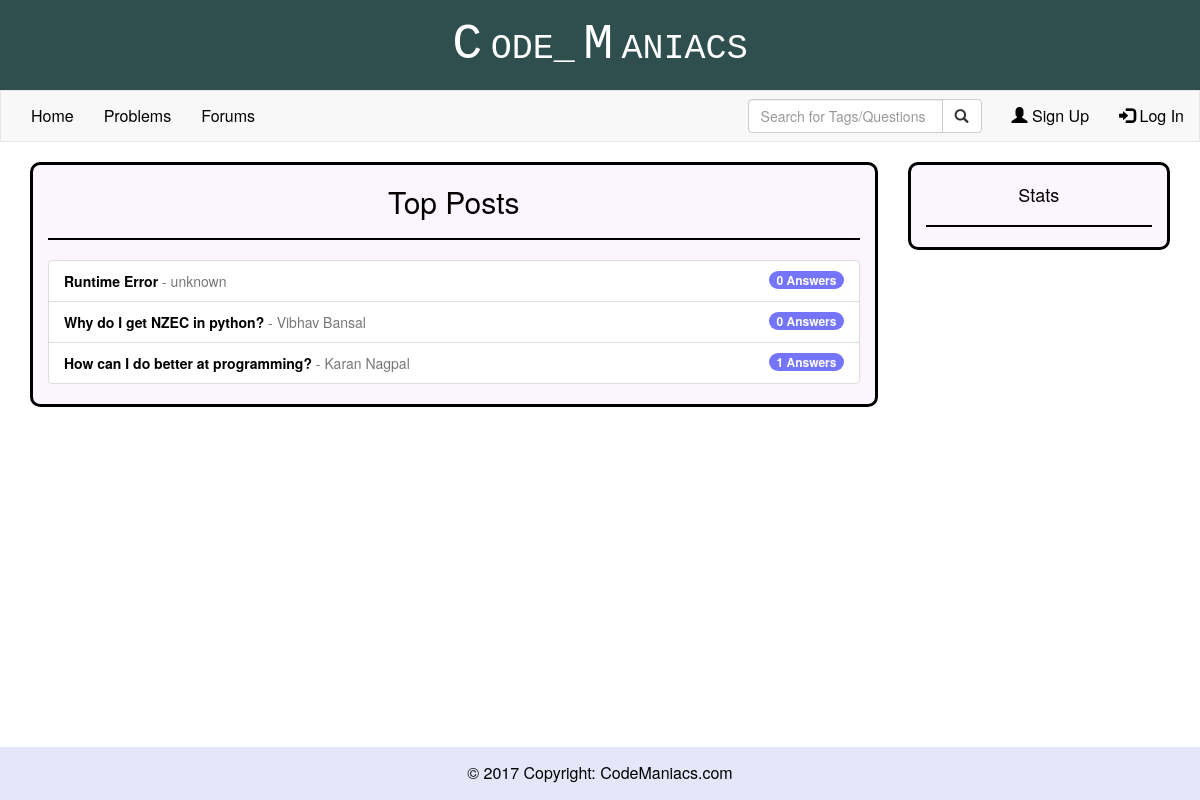
The app's page /, older data.
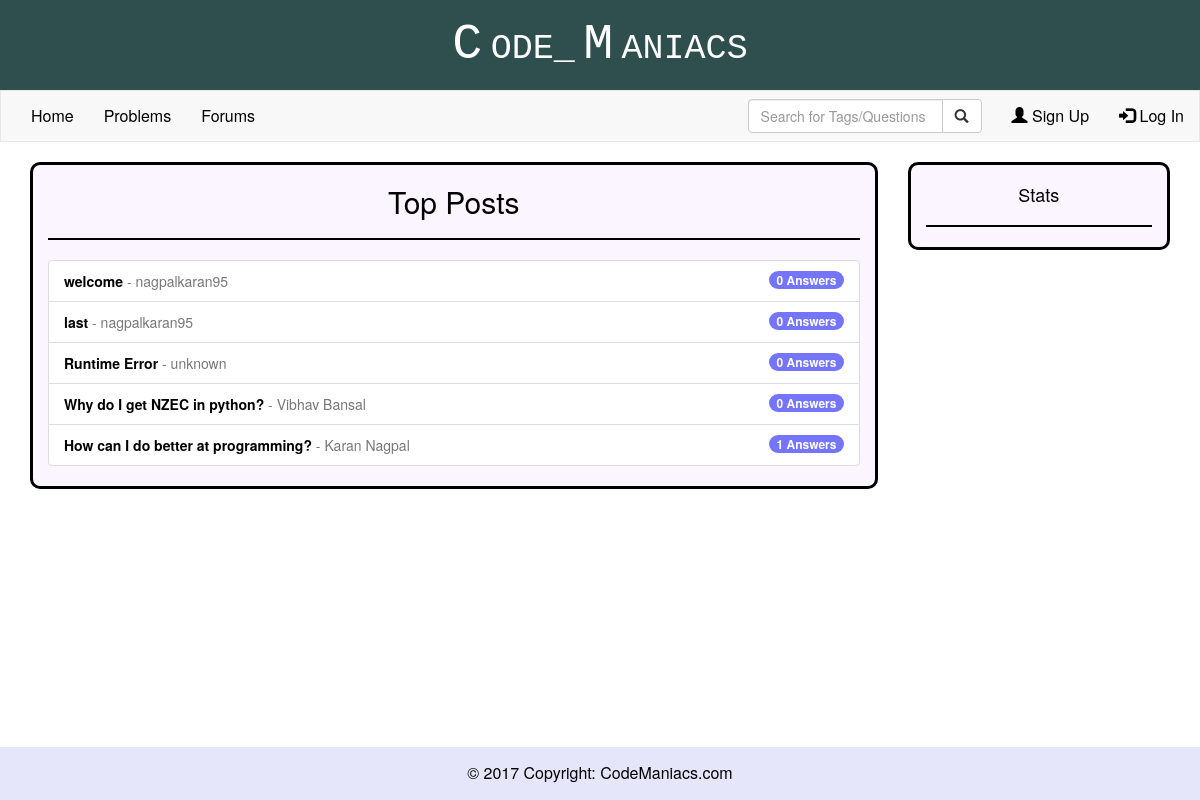
The same page, newer data.
### forums/models.py (models this page shows, shortened)
class Forum(models.Model):
    question = models.CharField(max_length = 200)
    description  = models.CharField(max_length = 1000, default = "")
    tags = models.CharField(max_length = 100, default = "")
    author = models.CharField(max_length = 200)
    dateCreated = models.DateTimeField(default = datetime.now)
    rating = models.IntegerField(default = 0)
    solved = models.IntegerField(default = 0)

### codeManiacs/views.py (the view)
# urls.py: url(r'^$', codeManiacs_views.index),
def index(request):
    auth = request.user.is_authenticated()
    user = None
    if auth:
        user = User.objects.get(username = request.user.username)
    posts = Forum.objects.all().order_by('-dateCreated')
    return render(request, 'index.html', {'user': user,'posts': posts})

### templates/index.html (shortened to what this page needs)
{% extends "base.html" %}
{% block content %}
    <div class="container" style="margin-bottom:200px">
            <div class="row">
                <div class="col-sm-9">
                    <div class="col-sm-12 rounded" style="background-color: rgb(250, 245, 254); border: 3px solid black;">
                        <h2 class="text-center">Top Posts</h2>
                        <hr>
                        <div class="list-group">
                            {% for post in posts %}
                                <a href="/forums/thread/{{post.id}}/" class="list-group-item">
                                    <span style="color:black">
                                        <strong>{{ post.question }}</strong>
                                    </span>
                                    <span class="text-muted">
                                        - {{ post.author }}
                                    </span>
                                    <span class="badge" style="background-color:rgb(116, 117, 251)">
                                        {{ post.answer_set.count }} Answers
                                    </span>
                                </a>
                            {% endfor %}
                        </div>
                    </div>
                </div>
                <div class="col-sm-3">
                    <div class="col-sm-12 rounded" style="background-color: rgb(250, 245, 254); border: 3px solid black;">
                        <h4 class="text-center" style="padding-top:10px;">Stats</h4>
                        <hr>
                    </div>
                </div>
            </div>
        </div>
{% endblock %}

Row changes from the older to the newer data that the page shows:
added Forum: question "welcome", author "nagpalkaran95", answer_set.count "0"
added Forum: question "last", author "nagpalkaran95", answer_set.count "0"
